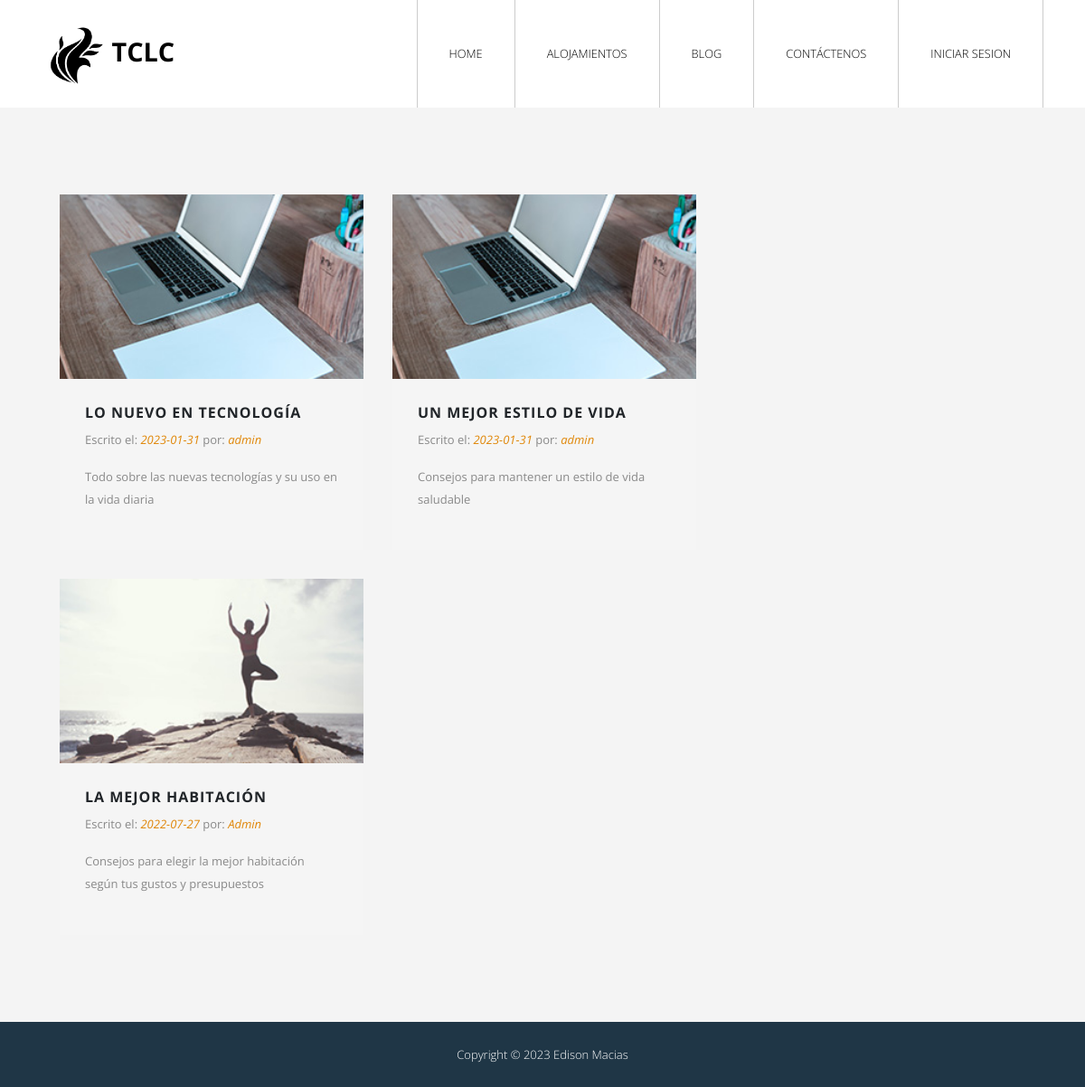
Screenshot of /blog/ with the database file from the repository.
### Hotel/models.py (models this page shows, shortened)
class Blog (models.Model):
    title = models.CharField(max_length=100, verbose_name="Titulo")
    date = models.DateField(verbose_name="Fecha")
    author = models.CharField(max_length=100, verbose_name="Autor")
    image = models.ImageField(verbose_name="Imagen", upload_to="blog")
    description = models.TextField(verbose_name="Descripcion")
    created = models.DateTimeField(auto_now_add=True, verbose_name="Fecha de Creacion")
    updated = models.DateTimeField(auto_now=True, verbose_name="Fecha de Modificacion")
    class Meta:
        verbose_name = 'Blog'
        verbose_name_plural = 'Blog'
        ordering = ["-created"]

### Hotel/views.py (the view)
# urls.py: path('blog/', blog.as_view(), name="blog"),
class blog(TemplateView):
    template_name = 'hotel/Blog.html'
    def get(selt, request):
        blog = Blog.objects.all()
        return render(request, selt.template_name, {'blog': blog})

### Hotel/templates/hotel/Blog.html (shortened to what this page needs)
{% extends 'core/base.html' %}
{% block content %}
<div class="tm-section tm-section-pad tm-bg-gray" id="tm-section-4">
    <div class="contenedor-anuncios">
        {% for blog in blog %}
        <article class="anuncio">
            <div class="imag">
                <img src="{{blog.image.url}}" alt="Anuncios">
            </div>
            <div class="tm-article-pad texto-entrada">
                <h3 class="text-uppercase tm-article-title-2">{{blog.title}}</h3>
                <p>Escrito el: <em>{{blog.date| date:'Y-m-d'}}</em> por: <em>{{blog.author}}</em></p>
                <p>{{blog.description}}</p>
            </div>
        </article>
        {% endfor %}
    </div>
</div>
{% endblock %}

### core/static/core/Css/tooplate-style.css (style rules this page uses)
body { font-family: 'Open Sans', Helvetica, Arial, sans-serif; font-size: 13px; font-weight: 400; overflow-x: hidden; }
.tm-bg-gray { background: #F4F4F4; }
.tm-section-pad { padding: 30px 50px; }
.tm-article-pad { padding: 28px; }
p { color: #898989; line-height: 1.9; }
.tm-section { min-height: 515px; }
.tm-section-pad { padding-top: 80px; padding-bottom: 80px; }
.tm-article-title-2 { font-size: 1rem; font-weight: 700; letter-spacing: 1px; }

### core/static/core/Css/Estilos.css (style rules this page uses)
.contenedor-anuncios { width: 100%; display: flex; flex-wrap: wrap; flex-direction: row; }
.anuncio { margin: 1rem 1rem 1rem 1rem; width: calc(32% - 1rem); background-color: #f5f5f5; }
.texto-entrada em { color: #E08709; }
.imag img { width: 100%; height: 100%; }

### rows the page displays
Blog: image (picture), title "LO NUEVO EN TECNOLOGÍA", date "2023-01-31", author "admin", description "Todo sobre las nuevas tecnologías y su uso en la vida diaria"
Blog: image (picture), title "UN MEJOR ESTILO DE VIDA", date "2023-01-31", author "admin", description "Consejos para mantener un estilo de vida saludable"
Blog: image (picture), title "LA MEJOR HABITACIÓN", date "2022-07-27", author "Admin", description "Consejos para elegir la mejor habitación según tus gustos y presupuestos"
